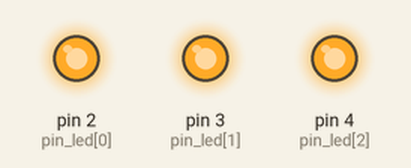
A sketch run on a simulated Arduino Uno, built with avr-gcc and run on an emulated ATmega328P. Shown: output pins drawn as LEDs (lit = HIGH).

Above: at 0.37 s.
At 7.64 s:
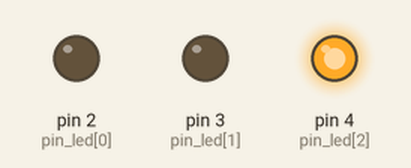
At 15.04 s:
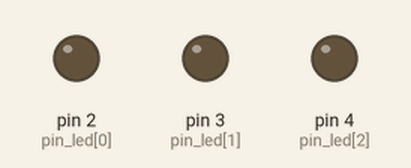
At 25.64 s:
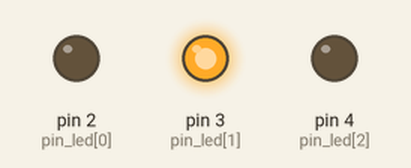
At 35.29 s:
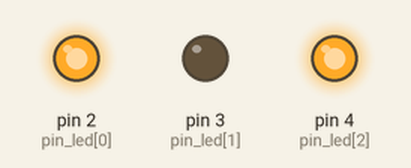
At 35.79 s:
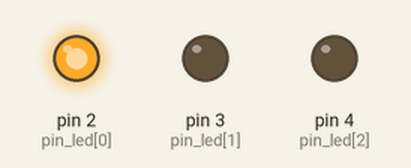
Timing chart, 0 to 40.0 s (numbered marks = the images above):
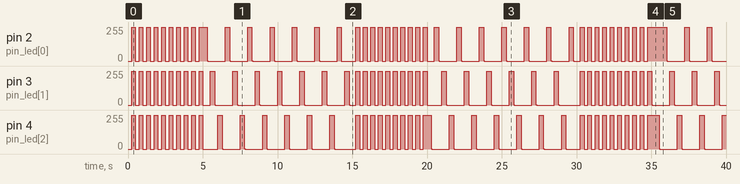

The sketch:

fonction_millis.ino
```cpp
/**
 * e-mail : rachelsysteme@gmail.com
 * gitHub : https://github.com/RS-malik-el
 * Donation : paypal.me/RachelSysteme
 *
 * @AUTHEUR : RACHEL SYSTEME
 * DATE : 20/08/2021
 *
 * @Board : arduino Uno
 *
 * Ce programme propose une utilisation de la fonction millis():
 *  *millis() est une fonction qui renvois le temps écoulé depuis la mise sous tension de la carte.
 *  *comparer à la fonction "delay", "millis" est une fonction non-bloquante.
 *
 *  *Dans ce programme nous allons nous servir des valeurs renvoyé par la fonction "millis" afin de
 *  faire clignoter un ensemble de 3 LEDS ensemble puis de façon individuelle.
 *
 * Merci de bien vouloir vous abonnez à la chaîne et de la partager s'il vous plaît !!!
**/

const byte pin_led[3] = {2, 3, 4}; // pins auquels sont connecté les leds
bool etat = false;                 // variable de changement d'état de la led
byte indice_led = 0;               // indice de la led dans le tableau (utilisé pour le clignotement individuel)

unsigned long temps_depart = millis(); // temps initial de référence
const int dure_clignotage = 250;       // temps de clignotement
const int dure_1 = 5000;               // temps pris pour la séquence de clignotement d'ensemble
const int dure_2 = 10000;              // temps pris pour la séquence de clignotement individuel

unsigned long attente_1 = millis() + dure_1; // temps d'attente avant passage à la séquence de clignotement individuel
unsigned long attente_2 = attente_1 + dure_2;// temps d'attente avant passage à la séquence de clignotement d'ensemble

// prototypes des fonctions
void tout_clignote(void);
void clignote_solo(void);
void update(void);

// programme initial
void setup() {
  // pins définit comme sortie
  for(byte i = 0; i <= 2; i++ ){
    pinMode(pin_led[i],OUTPUT);
    digitalWrite(pin_led[i], etat);
  }
}

// programme principal
void loop() {
  // appel aux fonctions
  tout_clignote();
  clignote_solo();
  update();
}

// fonction permettant de faire clignoter toutes les leds
void tout_clignote(){
  if(millis() <= attente_1){
      if( (millis() - temps_depart) >= dure_clignotage){
        etat = !etat;
        for(byte i = 0; i <= 2; i++){
          digitalWrite(pin_led[i],etat);
        }
      temps_depart = millis();
    }
  }
}

// fonction permettant de faire clignoter à tout de rôle
void clignote_solo(){
  if(millis() >= attente_1 && millis() <= attente_2){
    // Allumage de la led
    if( (millis() - temps_depart) <= dure_clignotage)
      digitalWrite(pin_led[indice_led],HIGH);
    // Extinction de la led
    if( (millis()-temps_depart) >= dure_clignotage &&
        (millis() - temps_depart) <= dure_clignotage*2)
    {
      digitalWrite(pin_led[indice_led],LOW);
    }

    // mise à jour du temps de départ et implémentation de l'indice des positions des leds
    if((millis() - temps_depart) >= dure_clignotage*2){
      temps_depart = millis();  // mise à jour du temps de départ
      indice_led++;             // impléméntation
      indice_led %= 3;   // indice_led sera remis à 0 à chaque fois que la valeur incrémentée sera égale à 3
    }
  }
}

// fonction permettant de mettre à jour le temps de passage de chaque
// séquence de clignotement
void update(){
  if(millis() >= attente_2){
    attente_1 = millis() + dure_1;
    attente_2 = attente_1 + dure_2;
  }
}
```

Measured:
- by itself, pin 2 (pin_led[0]): 0/255 → 255/255 at 0.25 s, → 0/255 0.25 s later, → 255/255 0.25 s later, → 0/255 0.25 s later, … (106 changes in this stretch)
- by itself, pin 3 (pin_led[1]): 0/255 → 255/255 at 0.25 s, → 0/255 0.25 s later, → 255/255 0.25 s later, → 0/255 0.25 s later, … (109 changes in this stretch)
